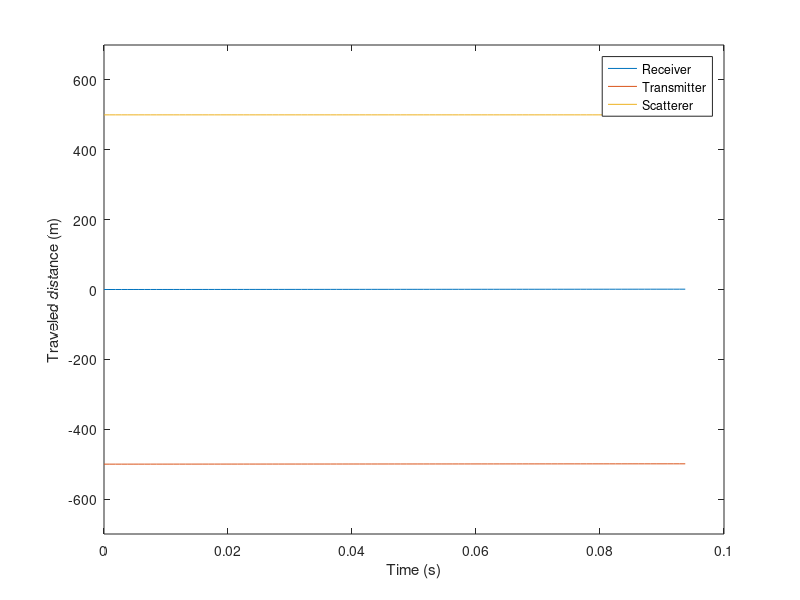
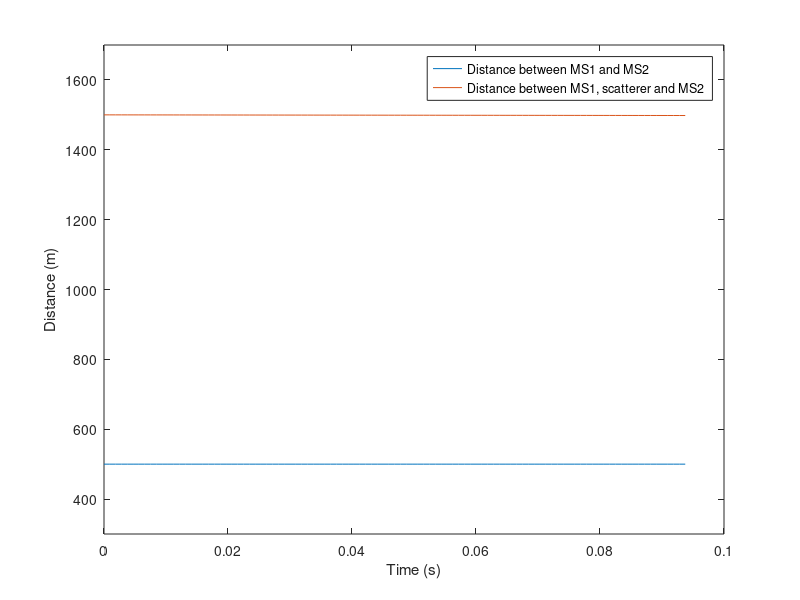
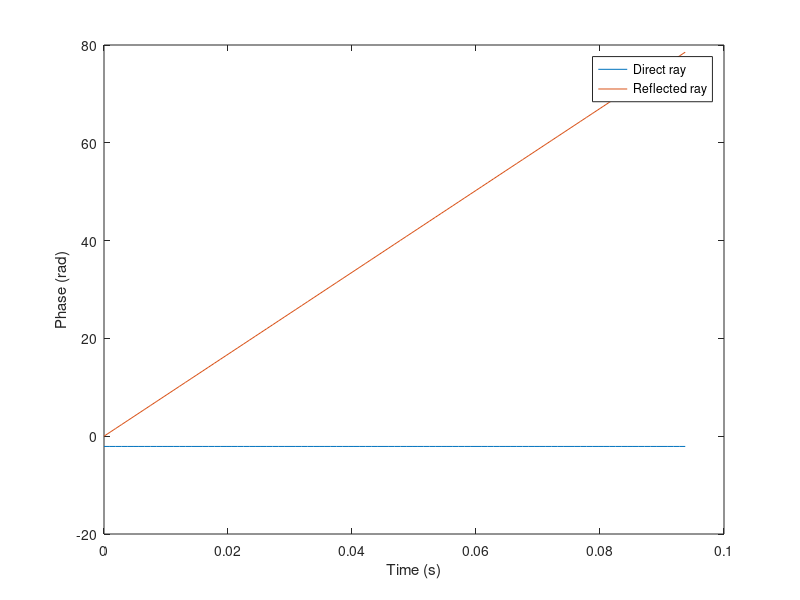
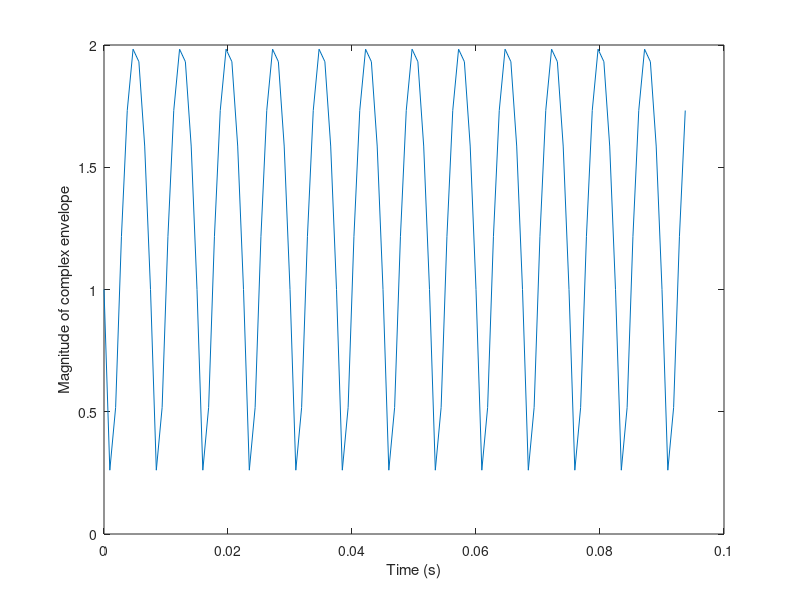

Reproduce these figures in MATLAB, in order.
%
% project471
%
% =======================================================================
clear
close all
clc
% basic inputs ==========================================================

fc=2000;   % MHz  Carrier frequency
F=16;       % sampling rate: fraction of wave length
V1=10;      %  m/s MS1 speed 
V2=10;      % m/s  MS2 speed
V3=0;       % m/s scatterer speed
NFFT=128;   % Number of points in FFT
Nsamples=100 % Number of samples 

% geometry inputs ========================================================

trasmitter0=-500;  % initial location of transmitter (MS1) x-coordinate
receiver0=0;        % initial location of receiver (MS2) x-coordinate
scatterer0=500;     % initial location of scatterer x-coordinate

% indirect parameters ===================================================
lambdac=300/fc;   % m wavelength
Dx=lambdac/F;     % m sampling spacing 
ts=Dx/V2;         % s time sampling interval
fs=1/ts;           % Hz sampling frequency
kc=2*pi/lambdac;  % propagation constant

timeaxis=ts.*[0:Nsamples];

receiver=receiver0+V2.*timeaxis;
transmitter=trasmitter0+V1.*timeaxis;
scatterer=scatterer0+V3.*timeaxis;
figure,plot(timeaxis,receiver,timeaxis,transmitter,timeaxis,scatterer)
axisFig=axis;
axis([axisFig(1) axisFig(2) axisFig(3)-100 axisFig(4)+100]);
xlabel('Time (s)');
ylabel('Traveled distance (m)');
legend('Receiver', 'Transmitter', 'Scatterer', 'Location', 'Best');

distanceMS1MS2=abs(transmitter-receiver);
distanceMS1ScattererMS2=abs(scatterer-transmitter)+abs(receiver-scatterer);
figure,plot(timeaxis,distanceMS1MS2,timeaxis,distanceMS1ScattererMS2)
axisFig=axis;
axis([axisFig(1) axisFig(2) axisFig(3)-100 axisFig(4)+100]);
xlabel('Time (s)');
ylabel('Distance (m)');
legend('Distance between MS1 and MS2', 'Distance between MS1, scatterer and MS2', 'Location', 'Best');

ray0=exp(-j*kc.*distanceMS1MS2);
ray1=exp(-j*kc.*distanceMS1ScattererMS2);
figure,plot(timeaxis,unwrap(angle(ray0)),timeaxis,unwrap(angle(ray1)))
xlabel('Time (s)');
ylabel('Phase (rad)');
legend('Direct ray', 'Reflected ray', 'Location', 'Best');

r=ray0+ray1;
figure,plot(timeaxis,abs(r))
xlabel('Time (s)')
ylabel('Magnitude of complex envelope')

figure,plot(timeaxis,unwrap(angle(r)))
xlabel('Time (s)')
ylabel('Phase of complex envelope (rad)')

spectrumr=fftshift((abs(fft(r,NFFT))).^2);
freqaxis=[0:NFFT-1]*fs/NFFT-fs/2;
figure,plot(freqaxis,10*log10(spectrumr)-max(10*log10(spectrumr)))
xlabel('Doppler shift (Hz)')
ylabel('Normalized frquency response (dB)')
